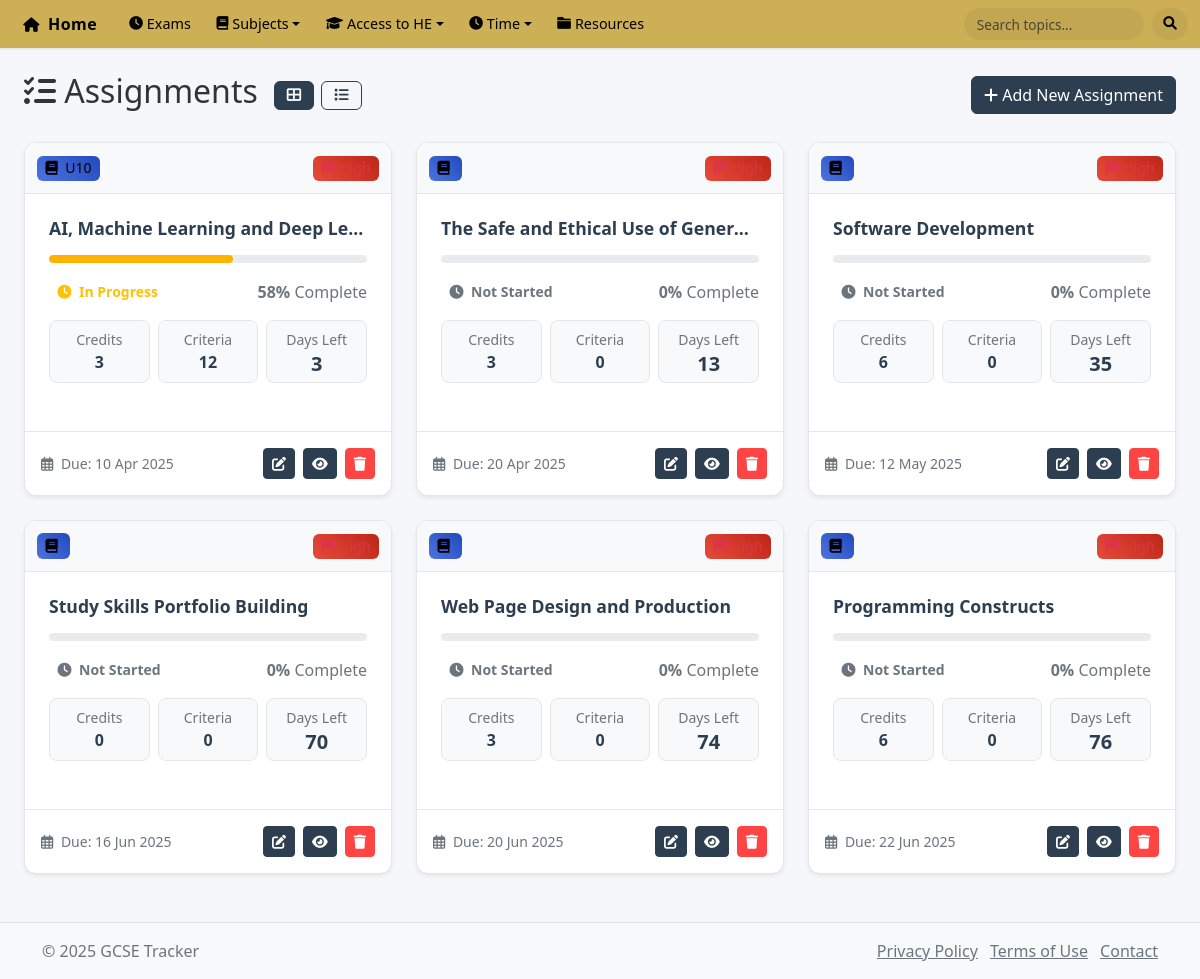
Screenshot of /pages/assignments.php with the database file from the repository.
### tables this page shows
CREATE TABLE `access_assignments` (
  `id` int(11) NOT NULL,
  `unit_id` int(11) DEFAULT NULL,
  `unit_overview` text DEFAULT NULL,
  `title` varchar(255) NOT NULL,
  `overview` text DEFAULT NULL,
  `question_text` text DEFAULT NULL,
  `guidance` text DEFAULT NULL,
  `word_limit` int(11) DEFAULT NULL,
  `credits` int(11) NOT NULL,
  `due_date` date NOT NULL,
  `description` text DEFAULT NULL,
  `status` enum('not_started','in_progress','completed') DEFAULT 'not_started',
  `created_at` datetime DEFAULT current_timestamp(),
  `updated_at` datetime DEFAULT current_timestamp() ON UPDATE current_timestamp(),
  `total_criteria` int(11) DEFAULT 0,
  `completed_criteria` int(11) DEFAULT 0,
  `progress_percentage` decimal(5,2) DEFAULT 0.00,
  `priority` enum('low','medium','high') DEFAULT 'medium',
  `estimated_hours` int(11) DEFAULT NULL,
  `actual_hours` int(11) DEFAULT 0,
  `submitted_date` datetime DEFAULT NULL
);

CREATE TABLE `access_course_units` (
  `id` int(11) NOT NULL,
  `unit_code` varchar(10) NOT NULL,
  `unit_name` varchar(255) NOT NULL,
  `description` text DEFAULT NULL,
  `credits` int(11) DEFAULT 3,
  `is_graded` tinyint(1) DEFAULT 1,
  `created_at` timestamp NOT NULL DEFAULT current_timestamp(),
  `updated_at` timestamp NOT NULL DEFAULT current_timestamp() ON UPDATE current_timestamp()
);

### pages/assignments.php (the view, shortened to what this page needs)
<?php
include '../includes/header.php';
function getDaysRemaining($due_date) {
    $now = new DateTime();
    $due = new DateTime($due_date);
    $interval = $now->diff($due);
    $days = $interval->days;
    return ['days' => $days, 'class' => 'text-primary fw-bold', 'bg' => 'bg-light'];
}
function getStatusBadgeClass($status) {
    switch($status) {
        case 'in_progress':
            return 'text-warning fw-bold';
        case 'not_started':
            return 'text-secondary fw-bold';
    }
}
function getPriorityBadgeClass($priority) {
    switch($priority) {
        case 'high':
            return 'bg-danger bg-opacity-10 text-danger';
    }
}
$sql = "SELECT a.*, u.unit_code, u.unit_name,
        (SELECT COUNT(*) FROM assessment_criteria WHERE assignment_id = a.id) as criteria_count
        FROM access_assignments a
        LEFT JOIN access_course_units u ON a.unit_id = u.id
        ORDER BY a.due_date ASC";
$result = $conn->query($sql);
?>
<div class="container-fluid mt-4">
    <div class="d-flex justify-content-between align-items-center mb-4">
        <div class="d-flex align-items-center gap-3">
            <h2><i class="fas fa-tasks"></i> Assignments</h2>
            <div class="btn-group" role="group" aria-label="View toggle">
                <button type="button" class="btn btn-outline-primary btn-sm active" id="gridView">
                    <i class="fas fa-th-large"></i>
                </button>
                <button type="button" class="btn btn-outline-primary btn-sm" id="listView">
                    <i class="fas fa-list"></i>
                </button>
            </div>
        </div>
        <a href="add_assignment.php" class="btn btn-primary">
            <i class="fas fa-plus"></i> Add New Assignment
        </a>
    </div>
    <div id="assignmentsContainer" class="row row-cols-1 row-cols-md-2 row-cols-xl-3 g-4">
        <?php while($assignment = $result->fetch_assoc()):
            $days_info = getDaysRemaining($assignment['due_date']);
            $status_class = getStatusBadgeClass($assignment['status']);
            $priority_class = getPriorityBadgeClass($assignment['priority']);
        ?>
            <div class="col assignment-item">
                <div class="card h-100 shadow-sm hover-shadow">
                    <div class="card-header bg-light d-flex justify-content-between align-items-center">
                        <span class="badge bg-primary">
                            <i class="fas fa-book me-1"></i>
                            <?php echo htmlspecialchars($assignment['unit_code']); ?>
                        </span>
                        <div>
                            <span class="badge <?php echo $priority_class; ?>">
                                <i class="fas fa-flag"></i> <?php echo ucfirst($assignment['priority']); ?>
                            </span>
                        </div>
                    </div>
                    <div class="card-body">
                        <h5 class="card-title text-truncate mb-3" title="<?php echo htmlspecialchars($assignment['title']); ?>">
                            <?php echo htmlspecialchars($assignment['title']); ?>
                        </h5>
                        <div class="progress mb-3">
                            <div class="progress-bar" role="progressbar"
                                 style="width: <?php echo $assignment['progress_percentage']; ?>%"
                                 aria-valuenow="<?php echo $assignment['progress_percentage']; ?>"
                                 aria-valuemin="0" aria-valuemax="100">
                            </div>
                        </div>
                        <div class="d-flex justify-content-between align-items-center mb-3">
                            <span class="badge bg-opacity-25 <?php echo $status_class; ?>">
                                <i class="fas fa-clock me-1"></i>
                                <?php
                                $status_text = str_replace('_', ' ', $assignment['status']);
                                echo ucwords($status_text);
                                ?>
                            </span>
                            <span class="text-muted">
                                <strong><?php echo round($assignment['progress_percentage']); ?>%</strong> Complete
                            </span>
                        </div>
                        <div class="row g-2 text-center">
                            <div class="col-4">
                                <div class="p-2 border rounded-3 h-100 bg-light">
                                    <small class="d-block text-muted">Credits</small>
                                    <strong class="text-primary"><?php echo $assignment['credits']; ?></strong>
                                </div>
                            </div>
                            <div class="col-4">
                                <div class="p-2 border rounded-3 h-100 bg-light">
                                    <small class="d-block text-muted">Criteria</small>
                                    <strong class="text-primary"><?php echo $assignment['criteria_count']; ?></strong>
                                </div>
                            </div>
                            <div class="col-4">
                                <div class="p-2 border rounded-3 h-100 days-container <?php echo $days_info['bg']; ?>">
                                    <small class="d-block text-muted mb-1">Days Left</small>
                                    <strong class="<?php echo $days_info['class']; ?> d-block">
                                        <?php
                                        if ($days_info['days'] < 0) {
                                            echo '<i class="fas fa-exclamation-circle"></i> Overdue';
                                        } elseif ($days_info['days'] == 0) {
                                            echo '<i class="fas fa-exclamation-circle"></i> Today';
                                        } else {
                                            echo $days_info['days'];
                                        }
                                        ?>
                                    </strong>
                                </div>
                            </div>
                        </div>
                    </div>
                    <div class="card-footer bg-transparent">
                        <div class="d-flex justify-content-between align-items-center">
                            <small class="text-muted">
                                <i class="far fa-calendar-alt me-1"></i>
                                Due: <?php echo date('d M Y', strtotime($assignment['due_date'])); ?>
                            </small>
                            <div class="d-flex gap-2">
                                <a href="edit_assignment.php?id=<?php echo $assignment['id']; ?>"
                                   class="btn btn-sm btn-dark">
                                    <i class="fas fa-edit"></i>
                                </a>
                                <a href="view_assignment.php?id=<?php echo $assignment['id']; ?>"
                                   class="btn btn-sm btn-dark">
                                    <i class="fas fa-eye"></i>
                                </a>
                                <a href="javascript:void(0)"
                                   onclick="confirmDelete(<?php echo $assignment['id']; ?>, '<?php echo addslashes($assignment['title']); ?>')"
                                   class="btn btn-sm btn-danger">
                                    <i class="fas fa-trash"></i>
                                </a>
                            </div>
                        </div>
                    </div>
                </div>
            </div>
        <?php endwhile; ?>
    </div>
</div>
<?php include '../includes/footer.php'; ?>

### includes/header.php (shortened to what this page needs)
<?php
$current_page = basename($_SERVER['PHP_SELF']);
?>
<!DOCTYPE html>
<html lang="en">
<head>
    <link href="https://cdn.jsdelivr.net/npm/bootstrap@5.3.0-alpha1/dist/css/bootstrap.min.css" rel="stylesheet">
    <link rel="stylesheet" href="https://cdnjs.cloudflare.com/ajax/libs/font-awesome/6.0.0/css/all.min.css">
    <link rel="stylesheet" href="/assets/css/main.css">
    <link rel="stylesheet" href="/assets/css/responsive.css">
    <link href="https://cdn.jsdelivr.net/npm/flatpickr/dist/flatpickr.min.css" rel="stylesheet">
    <link href="/assets/css/reports.css" rel="stylesheet">
</head>
<body>
    <div class="wrapper">
        <nav class="navbar navbar-expand-lg">
            <div class="container-fluid">
                <a class="navbar-brand" href="/index.php">
                    <i class="fas fa-home me-2"></i>Home
                </a>
                <div class="collapse navbar-collapse" id="navbarNav">
                    <ul class="navbar-nav me-auto">
                        <li class="nav-item">
                            <a href="/pages/exam_countdown.php" class="nav-link <?php echo $current_page == 'exam_countdown.php' ? 'active' : ''; ?>">
                                <i class="fas fa-clock me-1"></i> Exams
                            </a>
                        </li>
                        <li class="nav-item dropdown">
                            <a class="nav-link dropdown-toggle" href="#" role="button" data-bs-toggle="dropdown">
                                <i class="fas fa-book me-1"></i> Subjects
                            </a>
                        </li>
                        <li class="nav-item dropdown">
                            <a class="nav-link dropdown-toggle" href="#" role="button" data-bs-toggle="dropdown">
                                <i class="fas fa-graduation-cap me-1"></i> Access to HE
                            </a>
                        </li>
                        <li class="nav-item dropdown">
                            <a class="nav-link dropdown-toggle" href="#" role="button" data-bs-toggle="dropdown">
                                <i class="fas fa-clock me-1"></i> Time
                            </a>
                        </li>
                        <li class="nav-item">
                            <a class="nav-link <?php echo $current_page == 'resources.php' ? 'active' : ''; ?>" href="/pages/resources.php">
                                <i class="fas fa-folder me-1"></i> Resources
                            </a>
                        </li>
                    </ul>
                    <form class="d-flex">
                        <input class="form-control me-2" type="search" placeholder="Search topics..." aria-label="Search">
                        <button class="btn btn-outline-light" type="submit"><i class="fas fa-search"></i></button>
                    </form>
                </div>
            </div>
        </nav>
        <div class="container-fluid mt-4">

### includes/footer.php (shortened to what this page needs)
</div>
        </div>
        <footer class="footer mt-5 py-3 bg-light">
            <div class="container">
                <div class="row">
                    <div class="col-md-6">
                        <p class="mb-0 text-muted">&copy; <?php echo date('Y'); ?> GCSE Tracker</p>
                    </div>
                    <div class="col-md-6 text-md-end">
                        <a href="#" class="text-muted me-2">Privacy Policy</a>
                        <a href="#" class="text-muted me-2">Terms of Use</a>
                        <a href="#" class="text-muted">Contact</a>
                    </div>
                </div>
            </div>
        </footer>
    </body>
</html>

### assets/css/main.css (style rules this page uses)
:root { --primary-color: #3498db; --secondary-color: #2ecc71; --warning-color: #f39c12; --danger-color: #e74c3c; --light-color: #f8f9fa; --dark-color: #343a40; --gray-color: #6c757d; --border-color: #dee2e6; --shadow: 0 0.125rem 0.25rem rgba(0, 0, 0, 0.075); }
body { font-family: 'Segoe UI', Tahoma, Geneva, Verdana, sans-serif; color: #333; background-color: #f5f7fa; min-height: 100vh; display: flex; flex-direction: column; }
.wrapper { flex: 1; }
.navbar { box-shadow: var(--shadow); }
.navbar-brand { font-weight: 600; letter-spacing: 0.5px; }
.card { border-radius: 0.5rem; box-shadow: var(--shadow); transition: transform 0.2s, box-shadow 0.2s; margin-bottom: 1.5rem; }
.card-header { font-weight: 600; border-bottom: 1px solid var(--border-color); }
.progress { height: 0.5rem; border-radius: 1rem; margin-top: 0.5rem; }
.footer { margin-top: auto; border-top: 1px solid var(--border-color); }
.btn-primary { background-color: var(--primary-color); border-color: var(--primary-color); }

### assets/css/responsive.css (style rules this page uses)
@media (min-width: 1200px) { .container { max-width: 1140px; } }

### assets/css/reports.css (style rules this page uses)
.card { box-shadow: 0 2px 4px rgba(0,0,0,0.1); border: none; margin-bottom: 1.5rem; }
.card-body { padding: 1.5rem; }
.bg-primary { background: linear-gradient(45deg, #4e73df 0%, #224abe 100%) !important; }
.bg-danger { background: linear-gradient(45deg, #e74a3b 0%, #be2617 100%) !important; }
.form-select, .form-control { border-radius: 0.5rem; border: 1px solid #e2e8f0; padding: 0.75rem 1rem; }

### includes/header.php (style rules this page uses)
:root { --primary-color: #cdaf56; --primary-hover: #b89a45; --text-color: #000000; }
.navbar { background-color: var(--primary-color) !important; box-shadow: 0 1px 2px rgba(0,0,0,0.1); padding: 0; min-height: 48px; }
.navbar .container-fluid { padding: 0.25rem 0.75rem; }
.navbar-brand { color: var(--text-color) !important; font-weight: 600; font-size: 1rem; padding: 0.35rem 0.7rem; border-radius: 6px; transition: background-color 0.3s; margin-right: 0.5rem; }
.navbar-brand i { font-size: 0.9rem; }
.nav-link { color: var(--text-color) !important; font-weight: 500; font-size: 0.9rem; padding: 0.35rem 0.7rem !important; margin: 0 0.1rem; border-radius: 6px; transition: all 0.2s; display: flex; align-items: center; white-space: nowrap; height: 32px; }
.nav-link i { font-size: 0.85rem; margin-right: 0.3rem; }
.form-control { border: none; background-color: rgba(0,0,0,0.05); border-radius: 16px; padding: 0.35rem 0.8rem; font-size: 0.85rem; width: 180px; transition: all 0.2s; height: 32px; }
.btn-outline-light { color: var(--text-color); border: none; background-color: rgba(0,0,0,0.05); border-radius: 16px; padding: 0.35rem 0.7rem; font-size: 0.85rem; transition: all 0.2s; height: 32px; display: flex; align-items: center; }

### rows the page displays
access_assignments: access_course_units.unit_code "U10", priority "High", title "AI, Machine Learning and Deep Le…", status "In Progress", progress_percentage "58", credits "3", criteria_count "12", due_date "10 Apr 2025"
access_assignments: priority "High", title "The Safe and Ethical Use of Gener…", status "Not Started", progress_percentage "0", credits "3", criteria_count "0", due_date "13", due_date "20 Apr 2025"
access_assignments: priority "High", title "Software Development", status "Not Started", progress_percentage "0", credits "6", criteria_count "0", due_date "35", due_date "12 May 2025"
access_assignments: priority "High", title "Study Skills Portfolio Building", status "Not Started", progress_percentage "0", credits "0", criteria_count "0", due_date "70", due_date "16 Jun 2025"
access_assignments: priority "High", title "Web Page Design and Production", status "Not Started", progress_percentage "0", credits "3", criteria_count "0", due_date "74", due_date "20 Jun 2025"
access_assignments: priority "High", title "Programming Constructs", status "Not Started", progress_percentage "0", credits "6", criteria_count "0", due_date "76", due_date "22 Jun 2025"
